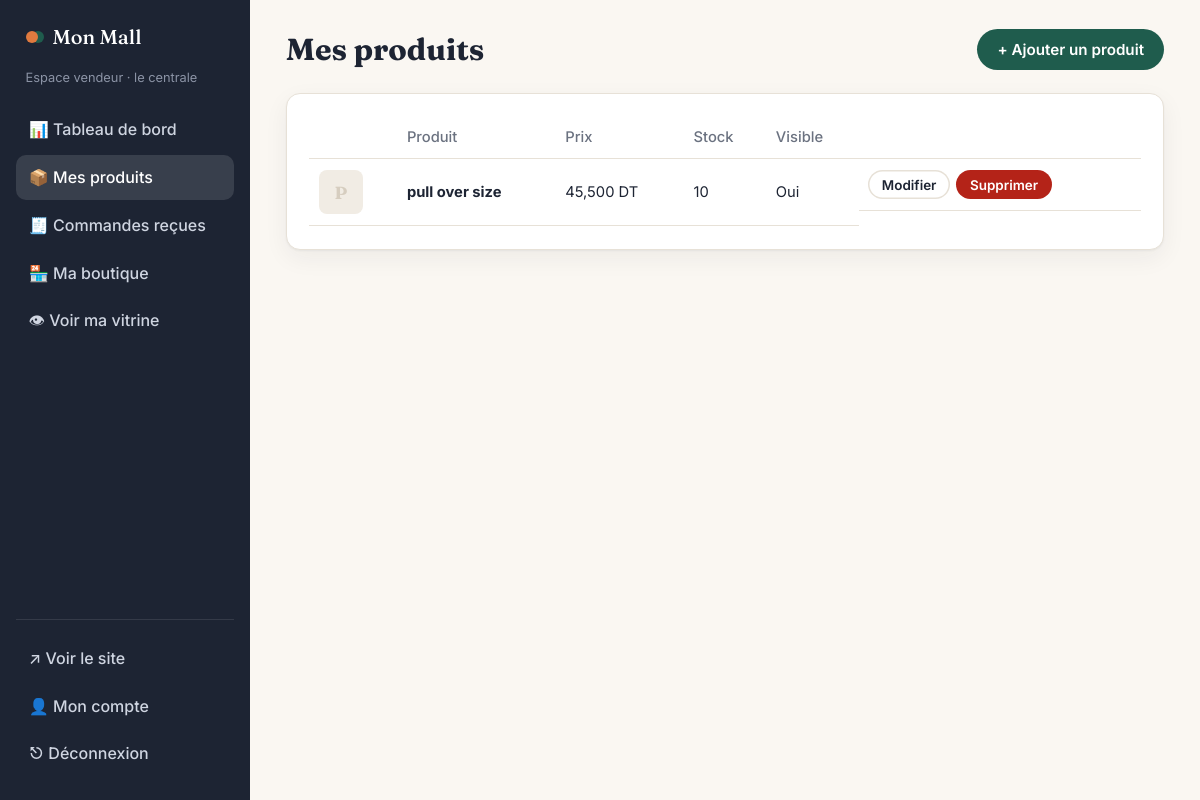
Page /vendeur/produits (signed in) on the committed database.
### tables this page shows
CREATE TABLE boutiques (
    id          INTEGER PRIMARY KEY AUTOINCREMENT,
    owner_id    INTEGER NOT NULL UNIQUE REFERENCES users(id) ON DELETE CASCADE,
    nom         TEXT NOT NULL,
    description TEXT,
    categorie   TEXT,
    telephone   TEXT,
    adresse     TEXT,
    logo        TEXT,
    statut      TEXT NOT NULL DEFAULT 'en_attente'
                CHECK (statut IN ('en_attente', 'approuvee', 'refusee', 'suspendue')),
    created_at  TEXT NOT NULL DEFAULT (datetime('now', 'localtime'))
);

CREATE TABLE produits (
    id          INTEGER PRIMARY KEY AUTOINCREMENT,
    boutique_id INTEGER NOT NULL REFERENCES boutiques(id) ON DELETE CASCADE,
    nom         TEXT NOT NULL,
    description TEXT,
    prix        REAL NOT NULL CHECK (prix >= 0),
    stock       INTEGER NOT NULL DEFAULT 0 CHECK (stock >= 0),
    image       TEXT,
    actif       INTEGER NOT NULL DEFAULT 1,
    created_at  TEXT NOT NULL DEFAULT (datetime('now', 'localtime'))
);

### app/vendeur.py (the view)
@vendeur_bp.route("/produits")
def produits():
    items = query("SELECT * FROM produits WHERE boutique_id = ? ORDER BY created_at DESC", (g.boutique["id"],))
    return render_template("vendeur/produits.html", produits=items)

### app/auth.py (called while the page is built)
def load_user():
    g.user = None
    uid = session.get("user_id")
    if uid:
        user = query("SELECT * FROM users WHERE id = ?", (uid,), one=True)
        if user and user["actif"]:
            g.user = user
        else:
            session.pop("user_id", None)

### app/db.py (called while the page is built)
def get_db():
    if "db" not in g:
        g.db = sqlite3.connect(current_app.config["DATABASE"])
        g.db.row_factory = sqlite3.Row
        g.db.execute("PRAGMA foreign_keys = ON")
    return g.db

def query(sql, args=(), one=False):
    rows = get_db().execute(sql, args).fetchall()
    return (rows[0] if rows else None) if one else rows

### app/utils.py (called while the page is built)
def login_required(*roles):
    def decorator(view):
        @wraps(view)
        def wrapped(*args, **kwargs):
            if g.user is None:
                flash("Connectez-vous pour continuer.", "error")
                return redirect(url_for("auth.connexion", next=request.full_path))
            if roles and g.user["role"] not in roles:
                flash("Vous n'avez pas accès à cette page.", "error")
                return redirect(url_for("main.index"))
            return view(*args, **kwargs)
        return wrapped
    return decorator

### app/vendeur.py (called while the page is built)
@vendeur_bp.before_request
@login_required("vendeur")
def charger_boutique():
    g.boutique = query("SELECT * FROM boutiques WHERE owner_id = ?", (g.user["id"],), one=True)
    if g.boutique is None:
        abort(404)

### app/templates/vendeur/produits.html (shortened to what this page needs)
{% extends "vendeur/base.html" %}
{% block heading %}Mes produits{% endblock %}
{% block actions %}<a class="btn" href="{{ url_for('vendeur.produit_form') }}">+ Ajouter un produit</a>{% endblock %}
{% block vendeur %}
<section class="panel">
  {% if produits %}
  <div class="table-wrap">
    <table class="table">
      <thead><tr><th></th><th>Produit</th><th>Prix</th><th>Stock</th><th>Visible</th><th></th></tr></thead>
      <tbody>
        {% for p in produits %}
        <tr>
          <td><span class="thumb">{% if p.image %}<img src="{{ url_for('static', filename='uploads/' ~ p.image) }}" alt="">{% else %}{{ p.nom[:1] | upper }}{% endif %}</span></td>
          <td><strong>{{ p.nom }}</strong></td>
          <td>{{ p.prix | dt }}</td>
          <td class="{{ 'text-danger' if p.stock == 0 }}">{{ p.stock }}</td>
          <td>{{ 'Oui' if p.actif else 'Non' }}</td>
          <td class="actions-cell">
            <a class="btn btn-small btn-ghost" href="{{ url_for('vendeur.produit_form', produit_id=p.id) }}">Modifier</a>
            <form method="post" action="{{ url_for('vendeur.produit_supprimer', produit_id=p.id) }}" onsubmit="return confirm('Supprimer ce produit ?')">
              <button class="btn btn-small btn-danger">Supprimer</button>
            </form>
          </td>
        </tr>
        {% endfor %}
      </tbody>
    </table>
  </div>
  {% else %}
    <p class="muted">Vous n'avez pas encore de produits. <a href="{{ url_for('vendeur.produit_form') }}">Ajoutez le premier</a>.</p>
  {% endif %}
</section>
{% endblock %}

### app/templates/vendeur/base.html (shortened to what this page needs)
{% extends "dash_base.html" %}
{% block role %}Espace vendeur · {{ g.boutique.nom }}{% endblock %}
{% block menu %}
  {% set ep = request.endpoint %}
  <a href="{{ url_for('vendeur.dashboard') }}" class="{{ 'active' if ep == 'vendeur.dashboard' }}">📊 Tableau de bord</a>
  <a href="{{ url_for('vendeur.produits') }}" class="{{ 'active' if ep in ('vendeur.produits', 'vendeur.produit_form') }}">📦 Mes produits</a>
  <a href="{{ url_for('vendeur.commandes') }}" class="{{ 'active' if ep == 'vendeur.commandes' }}">🧾 Commandes reçues</a>
  <a href="{{ url_for('vendeur.reglages') }}" class="{{ 'active' if ep == 'vendeur.reglages' }}">🏪 Ma boutique</a>
  <a href="{{ url_for('main.boutique', boutique_id=g.boutique.id) }}">👁 Voir ma vitrine</a>
{% endblock %}
{% block dash %}
  {% block vendeur %}{% endblock %}
{% endblock %}

### app/static/css/style.css (style rules this page uses)
:root { --bg: #faf7f2; --surface: #ffffff; --ink: #1d2433; --muted: #6b7280; --line: #e7e1d7; --primary: #1f5c4d; --primary-soft: #e6efe9; --accent: #e07a3f; --accent-soft: #fdeee4; --danger: #b42318; --warn-bg: #fff6dd; --warn-ink: #7a5300; --radius: 14px; --shadow: 0 1px 2px rgba(29,36,51,.05), 0 8px 24px rgba(29,36,51,.06); --serif: "Fraunces", Georgia, serif; --sans: "Inter", system-ui, -apple-system, "Segoe UI", sans-serif; }
* { box-sizing: border-box; }
html, body { margin: 0; }
body { font-family: var(--sans); background: var(--bg); color: var(--ink); line-height: 1.55; }
a { color: var(--primary); }
.btn { display: inline-block; text-align: center; background: var(--primary); color: #fff; padding: .7rem 1.25rem; border-radius: 999px; border: 0; font: 600 .95rem var(--sans); text-decoration: none; cursor: pointer; transition: transform .15s, opacity .15s; }
.btn-ghost { background: transparent; color: var(--ink); box-shadow: inset 0 0 0 1.5px var(--line); }
.btn-danger { background: var(--danger); }
.btn-small { padding: .4rem .85rem; font-size: .84rem; }
.actions form, .actions-cell form { margin: 0; }
.actions-cell { display: flex; gap: .4rem; flex-wrap: wrap; }
.panel { background: var(--surface); border: 1px solid var(--line); border-radius: var(--radius); padding: 1.4rem; box-shadow: var(--shadow); }

### app/static/css/dash.css (style rules this page uses)
.sidebar a { color: #cfd5e1; text-decoration: none; padding: .62rem .8rem; border-radius: 10px; font-weight: 500; }
.sidebar a.active { background: rgba(255,255,255,.12); color: #fff; }
.panel { margin-bottom: 1rem; }
.table-wrap { overflow-x: auto; }
.table { width: 100%; border-collapse: collapse; font-size: .92rem; }
.table th { text-align: left; color: var(--muted); font-weight: 500; padding: .6rem; border-bottom: 1px solid var(--line); white-space: nowrap; }
.table td { padding: .7rem .6rem; border-bottom: 1px solid var(--line); white-space: nowrap; vertical-align: middle; }
.table td a { color: var(--ink); }
.thumb { width: 44px; height: 44px; border-radius: 8px; overflow: hidden; background: #f1ece4; display: grid; place-items: center; font: 700 1.1rem var(--serif); color: #d6cdbf; }

### rows in the picture
boutiques: boutique.nom "le centrale"
produits: nom "P", nom "pull over size", prix|dt "45,500 DT", stock "10", actif "Oui"

### other values in the picture
{{ site_name }} "Mon Mall"
